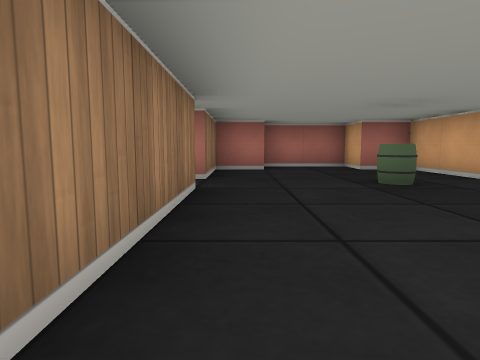
[1] (above)

16 first-person views from a walk through a cub3D ray-caster map. The camera is about half as high as the walls, tilts 6° down and sees 75° across. The floor is counted in squares. Each view is taken from the middle of a square. On the plan, view 1 faces up. The plan holds only what a view shows up to about 9 squares ahead; the rest is blank.

[2]
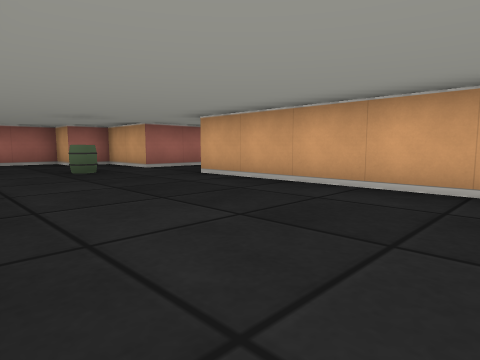

[3]
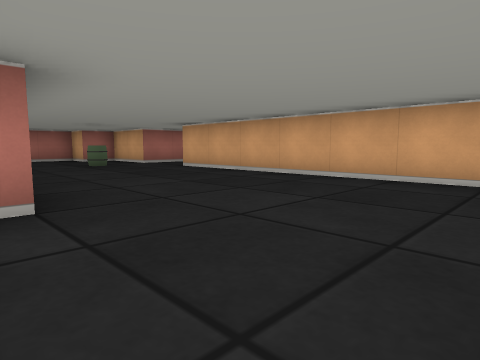

[4]
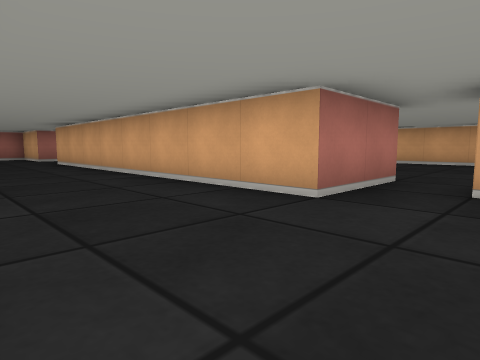

[5]
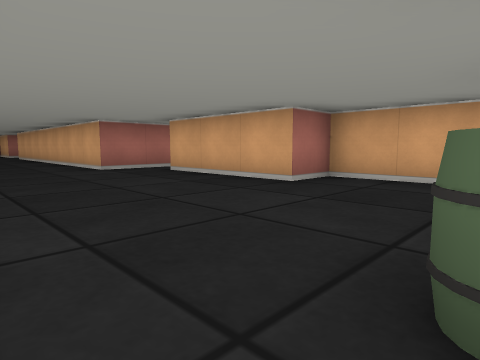

[6]
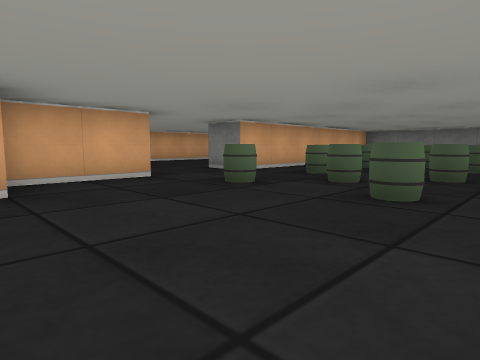

[7]
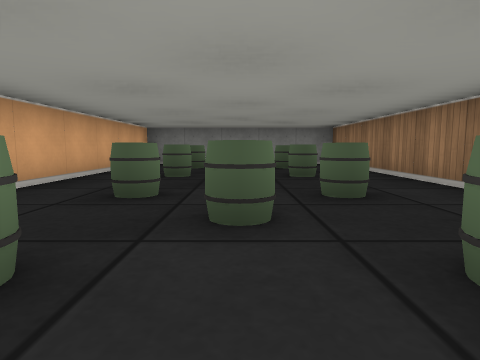

[8]
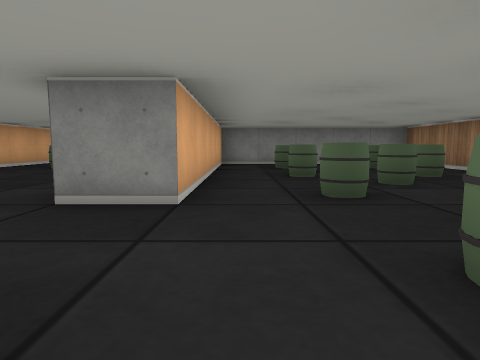

[9]
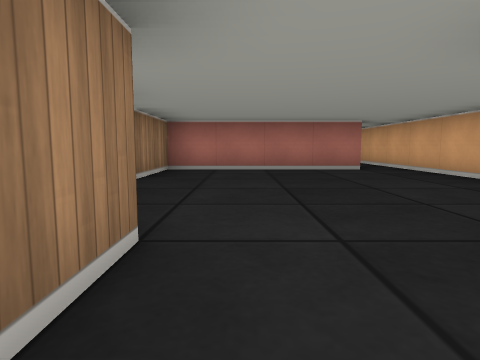

[10]
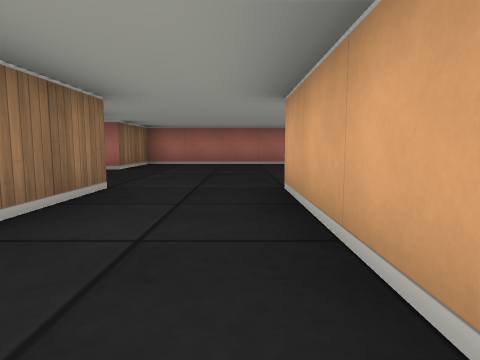

[11]
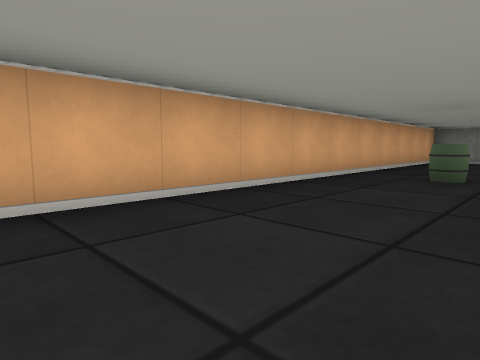

[12]
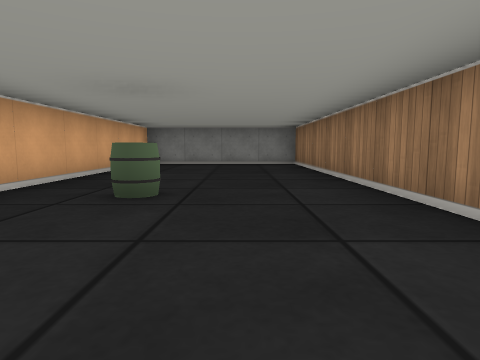

[13]
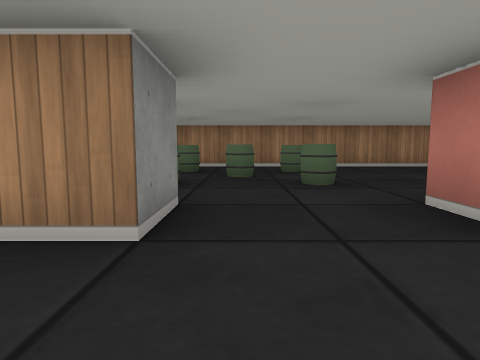

[14]
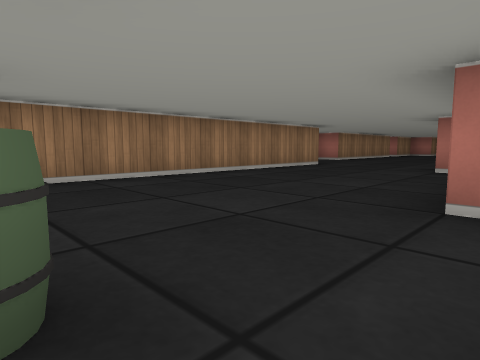

[15]
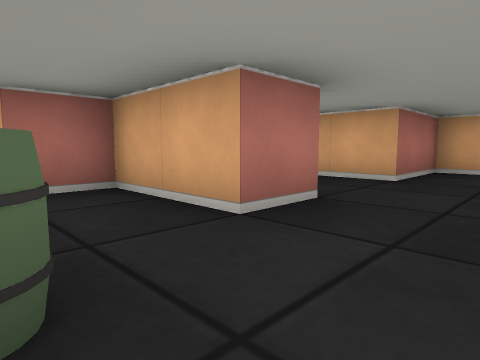

[16]
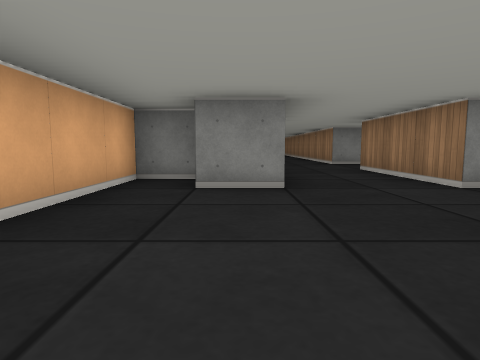

### Floor plan
Points are (right, up) in squares from view 1. A wall is a line through its corners. A room is listed if a view was taken in it or the views show most of it. See-through windows are left out.
Room 1 (views 1, 2, 3, 4, 5, 6, 7, 8, 14, 15)
walls: (0.5, -4.5) (0.5, -19.5) (5.5, -19.5) (5.5, -13.5); (4.5, -5.5) (3.5, -5.5) (3.5, 2.5); (5.5, -11.5) (5.5, -9.5) (4.5, -9.5) (4.5, -6.5); (-0.5, 3.5) (-0.5, 0.5); (3.5, 4.5) (3.5, 6.5) (2.5, 6.5) (2.5, 7.5) (0.5, 7.5); (0.6, 6.5) (-0.5, 6.5) (-0.5, 4.5)
ways out: opening at (5, -6) to room 2; opening at (6, -12.5) to room 3; opening at (4.5, 3.5)
objects: barrel (2, -18); barrel (2, -16); barrel (2, -14); barrel (2, -12); barrel (2, 4); other object (3, -17); barrel (3, -15); barrel (3, -13); barrel (4, -18); barrel (4, -16); barrel (4, -14); barrel (4, -12)
Room 2 (views 9, 16)
walls: (6.5, -8.5) (6.5, -11.5); (9.6, -9.5) (10.5, -9.5) (10.5, -3.6); (9.6, -3.5) (5.5, -3.5) (5.5, -5.5) (4.5, -5.5); (8.5, -11.5) (8.5, -8.5) (9.5, -8.5)
ways out: opening at (5, -6) to room 1; opening at (7.5, -12) to room 3; opening at (10, -3)
Room 3 (views 10, 11, 12, 13)
walls: (6.5, -16.9) (6.5, -23.5) (10.5, -23.5) (10.5, -11.5) (8.5, -11.5); (5.5, -13.5) (6.5, -13.5) (6.5, -14.2); (6.5, -11.5) (5.5, -11.5)
ways out: opening at (6, -12.5) to room 1; opening at (7.5, -12) to room 2
objects: barrel (9, -18)

Positions as (right, up) in squares from view 1, and headings:
1: (0, 0), facing up
2: (0, -2), facing up-right
3: (-1, -4), facing up-right
4: (1, -7), facing up-right
5: (1, -12), facing up-right
6: (1, -9), facing down-right
7: (3, -11), facing down
8: (5, -11), facing down
9: (7, -10), facing up
10: (8, -12), facing up
11: (8, -13), facing down-right
12: (8, -15), facing down
13: (8, -13), facing left
14: (5, -12), facing up-left
15: (4, -13), facing up-right
16: (9, -5), facing down
